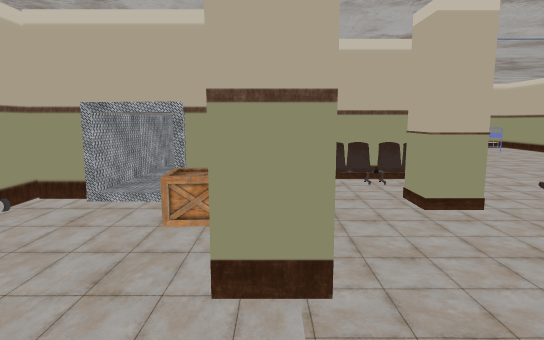
View 1 (above)

16 first-person views from a walk through a Unity game level. The camera is 1.5 m above the floor, tilts 8° down and sees 75° across. The floor is counted in squares, 1 m on a side. Each view is taken from the middle of a square. On the plan, view 1 faces up. The plan holds only what a view shows up to about 16 squares ahead; the rest is blank. The place goes on beyond the plan. The player is left out. Door leaves are left out, so doorways stand open. Some surface patterns are stand-ins.

View 2
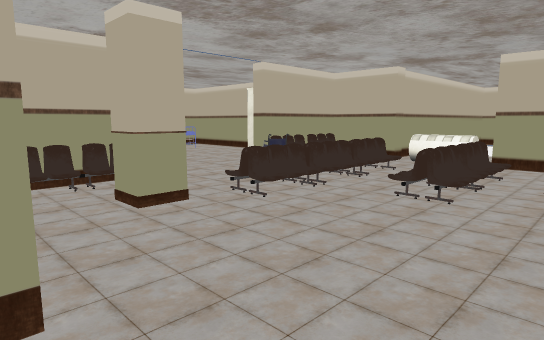

View 3
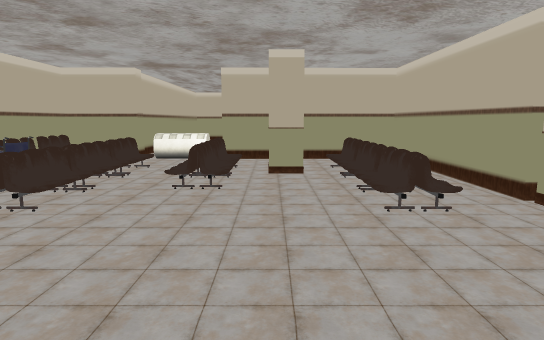

View 4
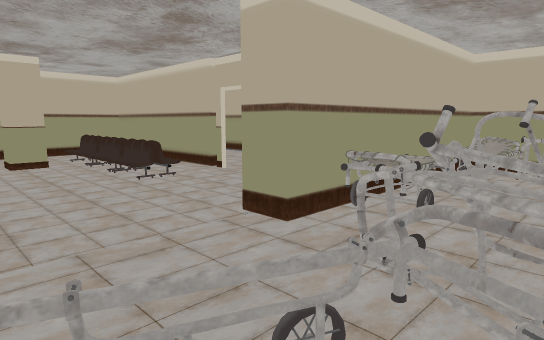

View 5
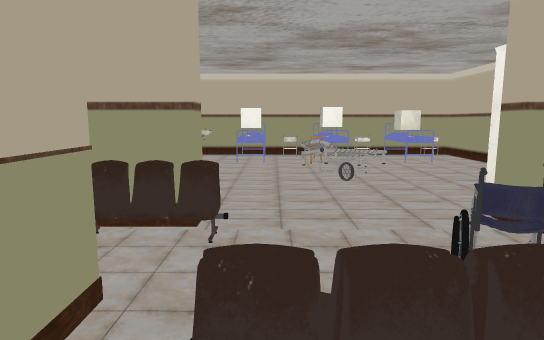

View 6
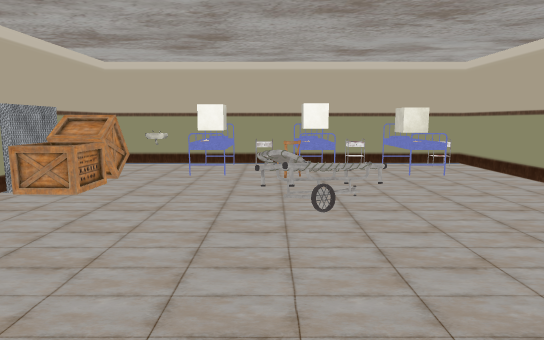

View 7
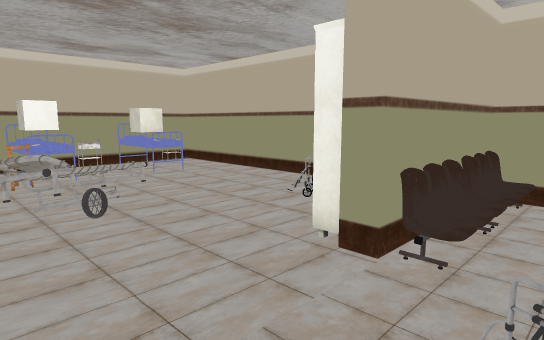

View 8
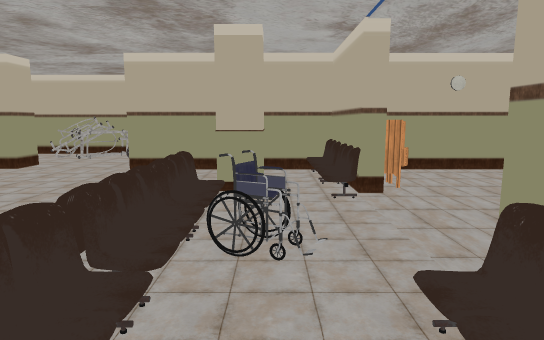

View 9
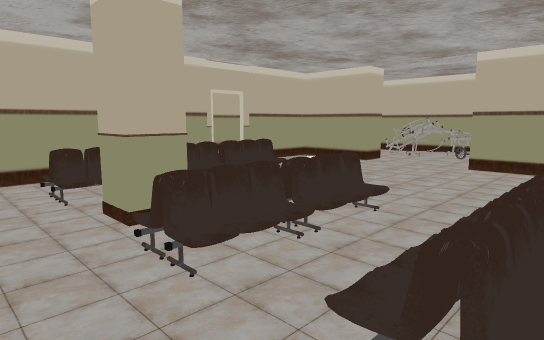

View 10
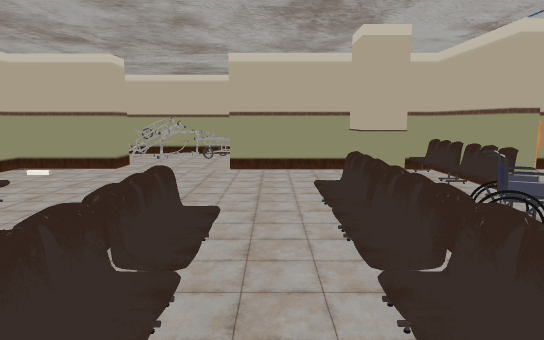

View 11
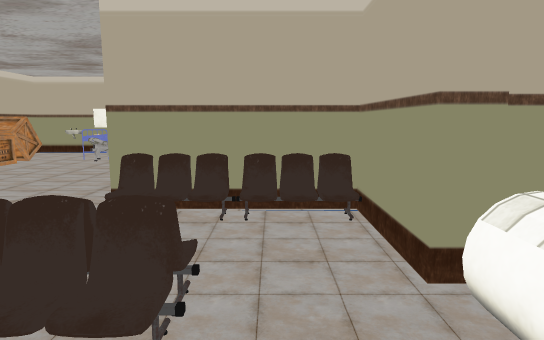

View 12
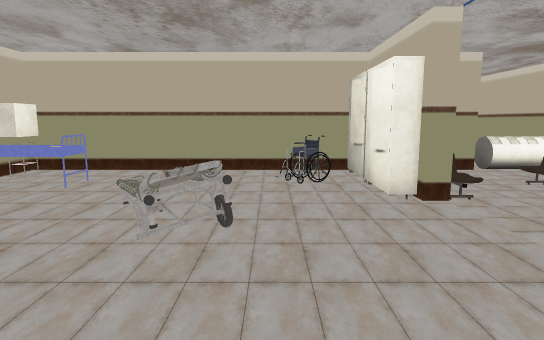

View 13
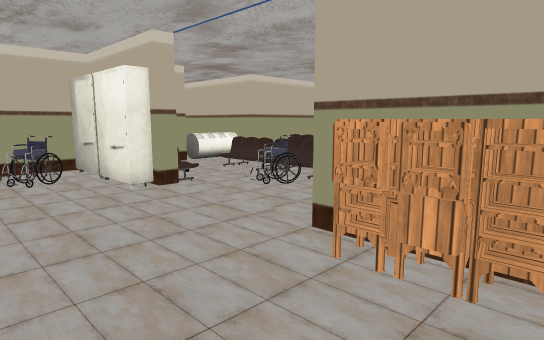

View 14
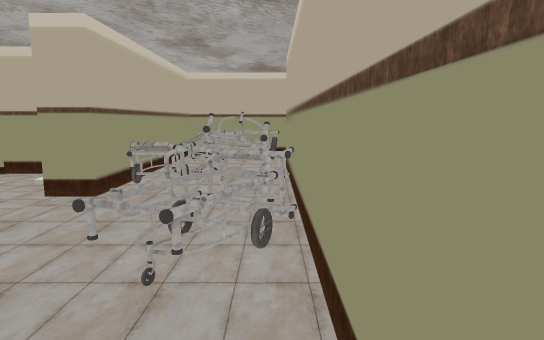

View 15
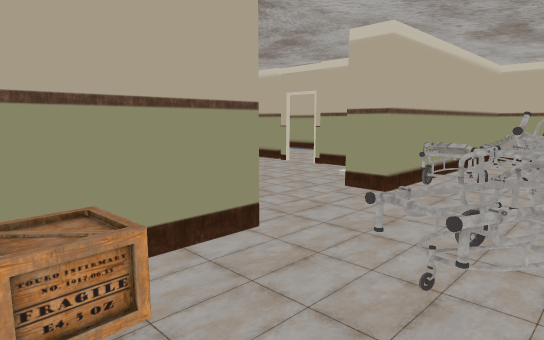

View 16
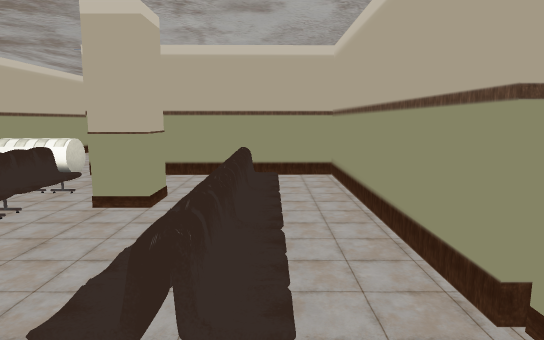

### Floor plan
Key: @ floor where view 1 was taken; # wall or solid block; . floor; / step, stairs or slope; D open door; C chair; P pillar; B box; A cabinet; Y cylinder; U cube; T trolley; E bed; O other object.
Columns run from 5 left of view 1 to 15 right of it. Each row starts with its distance up from view 1.
 19      ######O## ##O#
 18      #...UU.UUTUU.#
 17      #BB.UE.EE.EE.#
 16      #BB....C.....#
 15      #BB..........#
 14      #BB...OOO....#
 13      #.....OO.....#
 12   #  #............#
 11   #  #.........OO.#
 10      #AAA.....AAAA#
  9      ##C#C....#CC##
  8      #............#
  7 ######..P...O.....#
  6 #...B#..P.//O///..###
  5  ...B#....C/C//C..Y
  4 #....#............Y.
  3 #.OO.#......CCCC..###
  2 #OO.........////..#
  1 #OO...........PP..#
  0 #OOO.@........P...#
 -1 #OO..#....C/CC/C..#
 -2 ##.OO#....//////..#
 -3 ##.OO#............#
 -4  #.OO####DD########
 -5  #..##    ..
 -6     #

Positions as (right, up) in squares from view 1, and headings:
1: (0, 0), facing up
2: (0, 0), facing up-right
3: (-1, 1), facing right
4: (-4, 3), facing down-right
5: (5, 4), facing up
6: (6, 7), facing up
7: (5, 7), facing up-right
8: (11, 7), facing left
9: (12, 6), facing down-left
10: (11, 4), facing left
11: (11, 3), facing up
12: (2, 12), facing right
13: (1, 13), facing down-right
14: (-4, 6), facing down
15: (-4, 6), facing down-right
16: (3, -2), facing right
